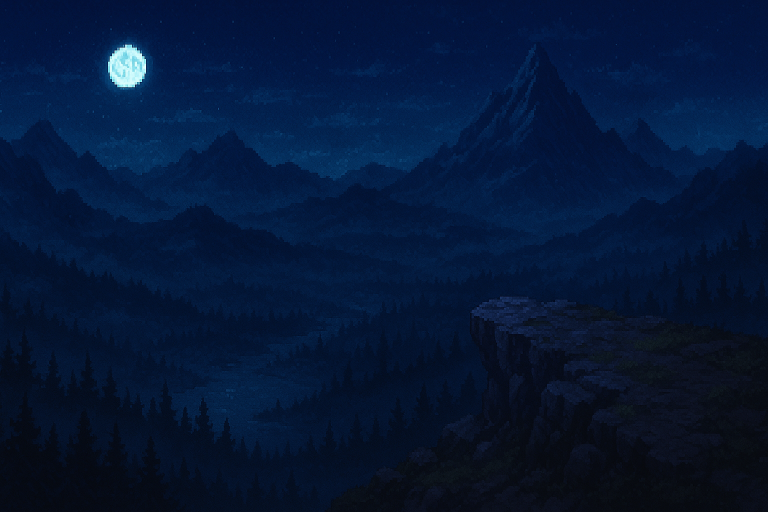
#> input picture assets/backgrounds/ash_original.png, 1536 x 1024 px (shown at 1/2 size)
$ python compose_ash_background.py
#> lines starting #> are read from the running program, lines starting #| are printed output that depends on the picture
#!/usr/bin/env python3
"""Gives Ash Jenna's moonlit-cliff background a ground the battlers can stand on.

assets/backgrounds/ash_original.png has its cliff in the lower right only; the
rest of the lower picture is forest. This extends the cliff's top level across
the whole width as a flat rocky platform (the cliff's own stone and moss,
as a smooth procedural ground in its colours (no tiling, no hard edge)) and writes assets/backgrounds/ash.png.
"""
from pathlib import Path
import cv2
import numpy as np
from PIL import Image

ROOT = Path(__file__).resolve().parents[2]
SRC = ROOT / "assets/backgrounds/ash_original.png"
DEST = ROOT / "assets/backgrounds/ash.png"

PLATFORM_TOP = 612     # the cliff's own top level
DONOR = (1090, 640, 1500, 960)   # x0, y0, x1, y1: stone and moss of the cliff

img = np.asarray(Image.open(SRC).convert("RGB")).astype(np.float64)
h, w, _ = img.shape
#> h = 1024; w = 1536
x0, y0, x1, y1 = DONOR
base = img[y0:y1, x0:x1].reshape(-1, 3).mean(axis=0)   # the cliff's own colour
#> base = [10.03, 16.29, 30.58]
rng = np.random.default_rng(7)

def noise(scale, amp):
    n = rng.normal(0, 1, (h // scale + 2, w // scale + 2))
    n = cv2.resize(n, (w, h), interpolation=cv2.INTER_CUBIC)
    return n * amp

need = h - PLATFORM_TOP
#> need = 412
rows = np.arange(h)[:, None]
#> rows = 1024 values from 0 to 1023
depth = np.clip((rows - PLATFORM_TOP) / need, 0, 1)
#> depth = 1024 values from 0 to 0.998
# Ground gets slightly darker toward the bottom, with soft broad variation
# plus fine stone speckle.
lum = 2.1 - 0.5 * depth + noise(48, 0.05) + noise(12, 0.04) + noise(3, 0.03)
ground = np.clip(base[None, None, :] * lum[:, :, None], 0, 255)
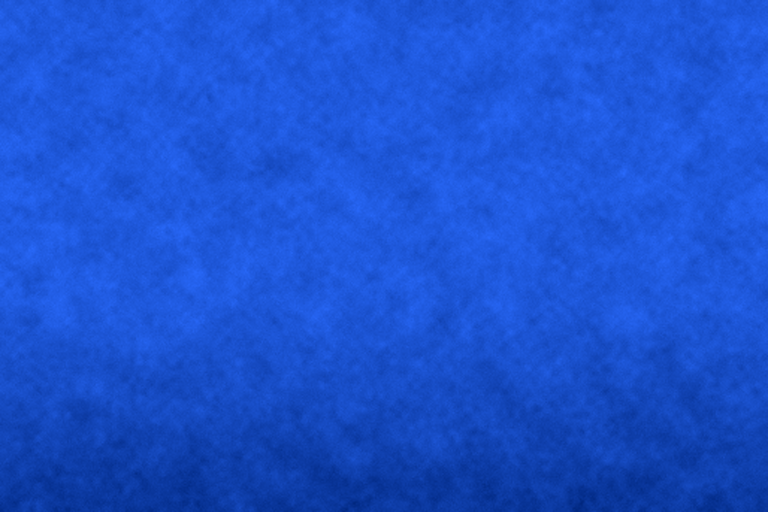
#> ground: shape (1024, 1536, 3) float64 (shown at 1/2 size); mean of channels 0, 1, 2 20, 32.5, 61; drawn with min black and max white
ground[..., 1] *= 1.0 + 0.06 * np.clip(noise(64, 1.0), -1, 1)   # faint moss

# Soft blend from the forest line into the ground; no bright lip.
FADE = 44
alpha = np.clip((rows - (PLATFORM_TOP - FADE // 2)) / FADE, 0, 1)
#> alpha = 1024 values from 0 to 1
alpha = alpha * alpha * (3 - 2 * alpha)
out = img * (1 - alpha[:, :, None]) + ground * alpha[:, :, None]
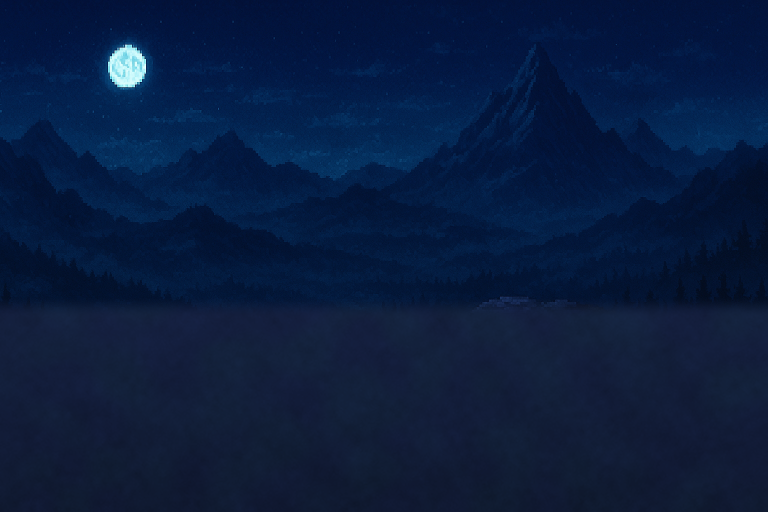
#> out: shape (1024, 1536, 3) float64 (shown at 1/2 size); mean R, G, B 9.5, 28.1, 61.9
# Lift the whole picture so the battlers read against it on a GBA screen.
out = 255.0 * (np.clip(out, 0, 255) / 255.0) ** 0.78
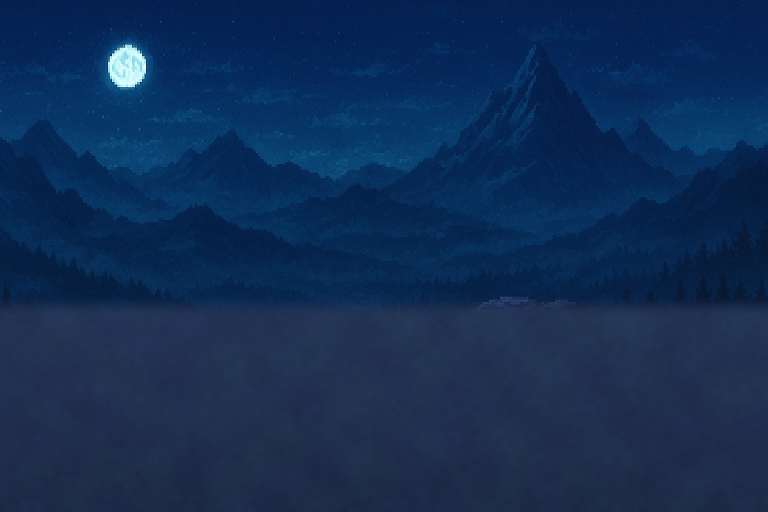
#> out: shape (1024, 1536, 3) float64 (shown at 1/2 size); mean R, G, B 17.9, 45.2, 84.2
Image.fromarray(np.clip(out, 0, 255).astype(np.uint8)).save(DEST)
print(f"Wrote {DEST.relative_to(ROOT)}")
